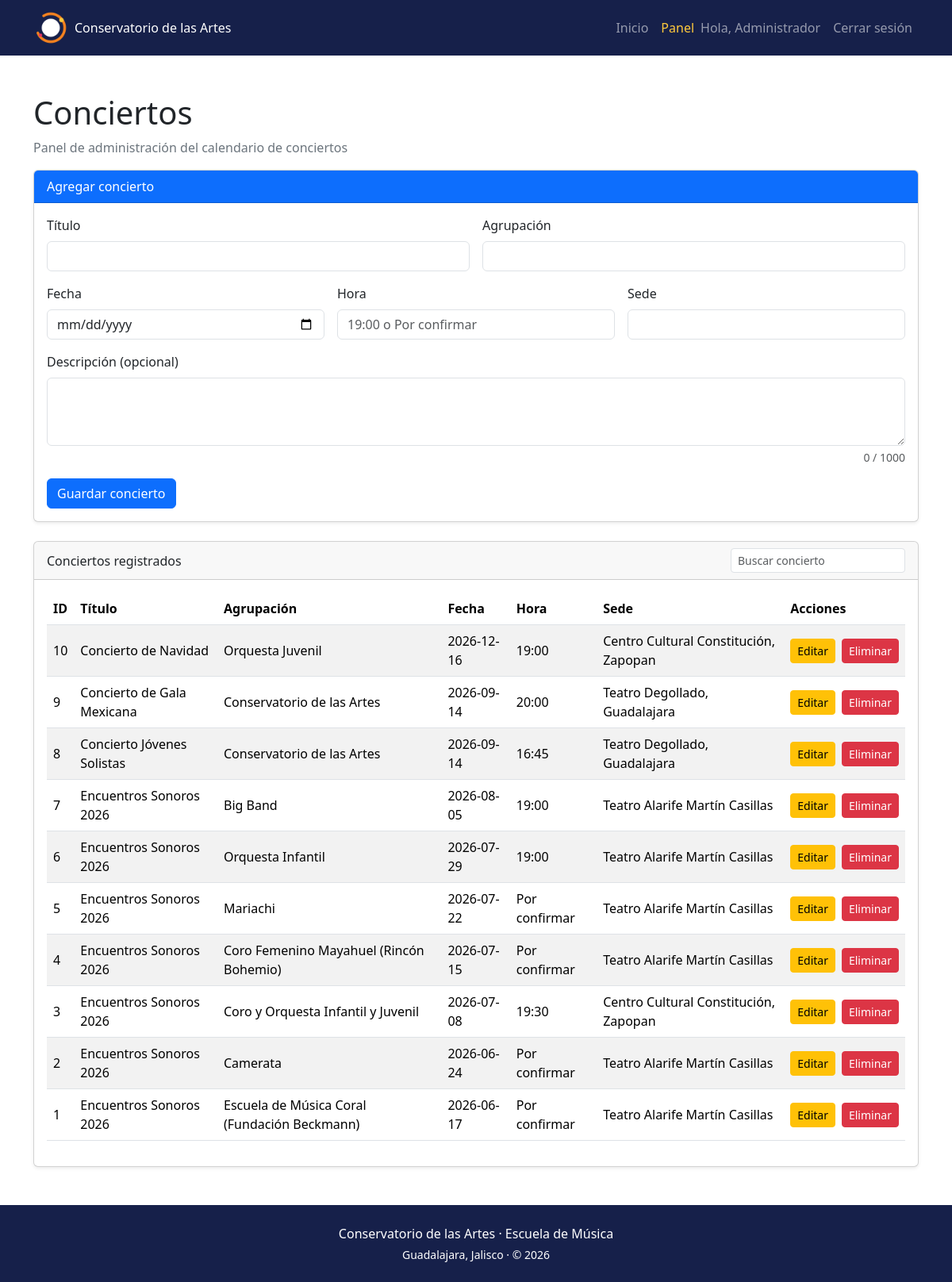
Page /admin/index.php (signed in) on the committed database.
### tables this page shows
CREATE TABLE conciertos (
    id INTEGER PRIMARY KEY AUTOINCREMENT,
    titulo TEXT NOT NULL,
    agrupacion TEXT NOT NULL,
    fecha TEXT NOT NULL,
    hora TEXT NOT NULL,
    sede TEXT NOT NULL,
    descripcion TEXT NOT NULL DEFAULT '',
    creado_en TEXT NOT NULL DEFAULT CURRENT_TIMESTAMP
);

### admin/index.php (the view, shortened to what this page needs)
<?php
require '../conexion.php';
$sentencia = $conexion->query('SELECT * FROM conciertos ORDER BY fecha DESC, hora DESC');
$conciertos = $sentencia->fetchAll(PDO::FETCH_ASSOC);
$base = '../';
require '../encabezado.php';
?>
<main class="container py-5">
    <h1 class="mb-2">Conciertos</h1>
    <p class="text-secondary">Panel de administración del calendario de conciertos</p>
    <div class="card shadow-sm mb-4">
        <div class="card-header bg-primary text-white">Agregar concierto</div>
        <div class="card-body">
            <form action="guardar.php" method="POST" id="formConcierto" novalidate>
                <div class="row g-3">
                    <div class="col-md-6">
                        <label class="form-label" for="titulo">Título</label>
                        <input class="form-control" id="titulo" type="text" name="titulo" required maxlength="100">
                    </div>
                    <div class="col-md-6">
                        <label class="form-label" for="agrupacion">Agrupación</label>
                        <input class="form-control" id="agrupacion" type="text" name="agrupacion" required maxlength="100">
                    </div>
                    <div class="col-md-4">
                        <label class="form-label" for="fecha">Fecha</label>
                        <input class="form-control" id="fecha" type="date" name="fecha" required>
                    </div>
                    <div class="col-md-4">
                        <label class="form-label" for="hora">Hora</label>
                        <input class="form-control" id="hora" type="text" name="hora" required maxlength="30" placeholder="19:00 o Por confirmar">
                    </div>
                    <div class="col-md-4">
                        <label class="form-label" for="sede">Sede</label>
                        <input class="form-control" id="sede" type="text" name="sede" required maxlength="100">
                    </div>
                    <div class="col-12">
                        <label class="form-label" for="descripcion">Descripción (opcional)</label>
                        <textarea class="form-control" id="descripcion" name="descripcion" rows="3" maxlength="1000"></textarea>
                        <div class="form-text text-end" id="contador-descripcion">0 / 1000</div>
                    </div>
                </div>
                <button class="btn btn-primary mt-3" type="submit">Guardar concierto</button>
            </form>
        </div>
    </div>
    <div class="card shadow-sm">
        <div class="card-header d-flex flex-wrap justify-content-between align-items-center gap-2">
            <span>Conciertos registrados</span>
            <input class="form-control form-control-sm w-auto" id="buscador" type="search" placeholder="Buscar concierto" aria-label="Buscar concierto en la tabla">
        </div>
        <div class="card-body table-responsive">
            <table class="table table-striped table-hover align-middle">
                <thead><tr><th>ID</th><th>Título</th><th>Agrupación</th><th>Fecha</th><th>Hora</th><th>Sede</th><th>Acciones</th></tr></thead>
                <tbody>
                <?php foreach ($conciertos as $concierto): ?>
                    <tr class="fila-concierto">
                        <td><?= $concierto['id'] ?></td>
                        <td><?= htmlspecialchars($concierto['titulo'], ENT_QUOTES, 'UTF-8') ?></td>
                        <td><?= htmlspecialchars($concierto['agrupacion'], ENT_QUOTES, 'UTF-8') ?></td>
                        <td><?= htmlspecialchars($concierto['fecha'], ENT_QUOTES, 'UTF-8') ?></td>
                        <td><?= htmlspecialchars($concierto['hora'], ENT_QUOTES, 'UTF-8') ?></td>
                        <td><?= htmlspecialchars($concierto['sede'], ENT_QUOTES, 'UTF-8') ?></td>
                        <td>
                            <div class="d-flex gap-2">
                                <a class="btn btn-warning btn-sm" href="editar.php?id=<?= $concierto['id'] ?>">Editar</a>
                                <form action="eliminar.php" method="POST" class="form-eliminar" data-titulo="<?= htmlspecialchars($concierto['titulo'], ENT_QUOTES, 'UTF-8') ?>">
                                    <button class="btn btn-danger btn-sm" type="submit">Eliminar</button>
                                </form>
                            </div>
                        </td>
                    </tr>
                <?php endforeach; ?>
                </tbody>
            </table>
        </div>
    </div>
</main>
<?php
require '../pie.php';
?>

### encabezado.php (shortened to what this page needs)
<?php
$base = $base ?? '';
$sesionIniciada = isset($_SESSION['usuario_id']);
$esAdmin = $sesionIniciada && ($_SESSION['usuario_rol'] ?? '') === 'admin';
$script = $_SERVER['SCRIPT_NAME'] ?? '';
$enAdmin = str_contains($script, '/admin/');
$paginaActual = basename($script);
?>
<!DOCTYPE html>
<html lang="es">
<head>
    <link href="https://cdn.jsdelivr.net/npm/bootstrap@5.3.3/dist/css/bootstrap.min.css" rel="stylesheet">
    <link href="<?= $base ?>css/estilos.css" rel="stylesheet">
</head>
<body>
<header>
    <nav class="navbar navbar-expand-lg navbar-dark barra-principal">
        <div class="container">
            <a class="navbar-brand fs-6 text-wrap d-flex align-items-center gap-2" href="<?= $base ?>index.php">
                <img src="<?= $base ?>assets/img/logo-simbolo.png" alt="" width="44" height="44">
                <span>Conservatorio de las Artes</span>
            </a>
            <div class="collapse navbar-collapse" id="menuPrincipal">
                <ul class="navbar-nav ms-auto align-items-lg-center">
                    <li class="nav-item">
                        <a class="nav-link<?= ($paginaActual === 'index.php' && !$enAdmin) ? ' active' : '' ?>" href="<?= $base ?>index.php"<?= ($paginaActual === 'index.php' && !$enAdmin) ? ' aria-current="page"' : '' ?>>Inicio</a>
                    </li>
                    <?php if ($esAdmin): ?>
                        <li class="nav-item">
                            <a class="nav-link<?= $enAdmin ? ' active' : '' ?>" href="<?= $base ?>admin/index.php"<?= $enAdmin ? ' aria-current="page"' : '' ?>>Panel</a>
                        </li>
                    <?php endif; ?>
                    <?php if ($sesionIniciada): ?>
                        <li class="nav-item">
                            <span class="navbar-text me-lg-2">Hola, <?= htmlspecialchars($_SESSION['usuario_nombre'] ?? 'Usuario', ENT_QUOTES, 'UTF-8') ?></span>
                        </li>
                        <li class="nav-item">
                            <a class="nav-link" href="<?= $base ?>logout.php">Cerrar sesión</a>
                        </li>
                    <?php endif; ?>
                </ul>
            </div>
        </div>
    </nav>
</header>

### pie.php (shortened to what this page needs)
<footer class="pie-pagina text-center py-4">
    <div class="container">
        <p class="mb-1">Conservatorio de las Artes · Escuela de Música</p>
        <p class="mb-0 small">Guadalajara, Jalisco · &copy; <?= date('Y') ?></p>
    </div>
</footer>
</body>
</html>

### css/estilos.css (style rules this page uses)
:root { --color-marino: #16204A; --color-magenta: #E63462; --color-naranja: #F5821F; --color-amarillo: #FFC93C; }
body { display: flex; flex-direction: column; min-height: 100vh; }
main { flex: 1; }
.barra-principal { background-color: var(--color-marino); }
.barra-principal .nav-link.active { color: var(--color-amarillo); }
.pie-pagina { background-color: var(--color-marino); color: #fff; }

### rows in the picture
conciertos: id "10", titulo "Concierto de Navidad", agrupacion "Orquesta Juvenil", fecha "2026-12-16", hora "19:00", sede "Centro Cultural Constitución, Zapopan"
conciertos: id "9", titulo "Concierto de Gala Mexicana", agrupacion "Conservatorio de las Artes", fecha "2026-09-14", hora "20:00", sede "Teatro Degollado, Guadalajara"
conciertos: id "8", titulo "Concierto Jóvenes Solistas", agrupacion "Conservatorio de las Artes", fecha "2026-09-14", hora "16:45", sede "Teatro Degollado, Guadalajara"
conciertos: id "7", titulo "Encuentros Sonoros 2026", agrupacion "Big Band", fecha "2026-08-05", hora "19:00", sede "Teatro Alarife Martín Casillas"
conciertos: id "6", titulo "Encuentros Sonoros 2026", agrupacion "Orquesta Infantil", fecha "2026-07-29", hora "19:00", sede "Teatro Alarife Martín Casillas"
conciertos: id "5", titulo "Encuentros Sonoros 2026", agrupacion "Mariachi", fecha "2026-07-22", hora "Por confirmar", sede "Teatro Alarife Martín Casillas"
conciertos: id "4", titulo "Encuentros Sonoros 2026", agrupacion "Coro Femenino Mayahuel (Rincón Bohemio)", fecha "2026-07-15", hora "Por confirmar", sede "Teatro Alarife Martín Casillas"
conciertos: id "3", titulo "Encuentros Sonoros 2026", agrupacion "Coro y Orquesta Infantil y Juvenil", fecha "2026-07-08", hora "19:30", sede "Centro Cultural Constitución, Zapopan"
conciertos: id "2", titulo "Encuentros Sonoros 2026", agrupacion "Camerata", fecha "2026-06-24", hora "Por confirmar", sede "Teatro Alarife Martín Casillas"
conciertos: id "1", titulo "Encuentros Sonoros 2026", agrupacion "Escuela de Música Coral (Fundación Beckmann)", fecha "2026-06-17", hora "Por confirmar", sede "Teatro Alarife Martín Casillas"

### other values in the picture
$_SESSION['usuario_nombre'] "Administrador"
